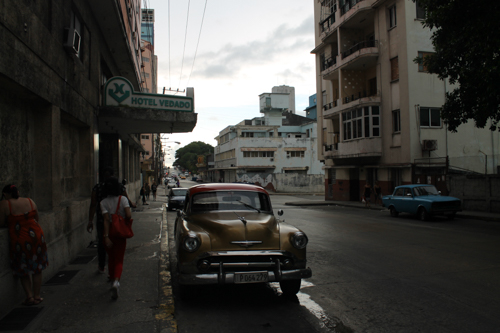
#> input picture aufgabe_1/bild01.jpg, 500 x 333 px, given in place of airfield02g.tif, which was not available
$ jupyter execute --allow-errors aufgabe_5.ipynb   (shell and % lines are left out)   (text cells are left out)
#> lines starting #> are read from the running program, lines starting #| are printed output that depends on the picture; pictures that were not available may be replaced by others from this repository, and a replacement may not be noted
[cell 1]
# Dependencies installieren

[cell 2]
from matplotlib.pyplot import subplots
from skimage import io
import numpy as np
import matplotlib.pyplot as plt
import math

# Alle Bilder schonmal laden

IMG_PLANE = io.imread('airfield02g.tif')
#> IMG_PLANE is the input picture: shape (333, 500, 3); mean R, G, B 62.9, 61.8, 58.3
IMG_PLANE_DETAIL = io.imread('airfield02g-detail.tif')
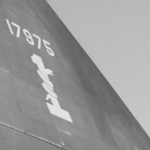
#> input picture aufgabe_5/airfield02g-detail.tif, 150 x 150 px
#> IMG_PLANE_DETAIL is the input picture: shape (150, 150); min 90, max 236, mean 152.4
IMG_CORNER_TEST = io.imread('corner-test.tif')
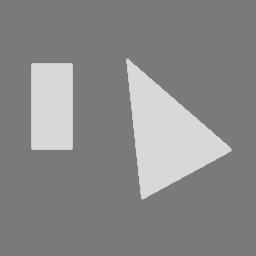
#> input picture aufgabe_5/corner-test.tif, 256 x 256 px
#> IMG_CORNER_TEST is the input picture: shape (256, 256); min 122, max 216, mean 137.2
IMG_NOISY_LINES = io.imread('noisy-lines.tif')
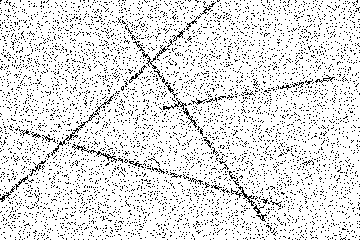
#> input picture aufgabe_5/noisy-lines.tif, 360 x 240 px
#> IMG_NOISY_LINES: shape (240, 360); 88.2% white; black in thin lines or dots
IMG_DISK_BLUR = io.imread('Fig0503.tif')
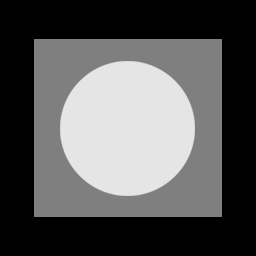
#> input picture aufgabe_5/Fig0503.tif, 256 x 256 px
#> IMG_DISK_BLUR is the input picture: shape (256, 256); min 0, max 229, mean 87.1
IMG_IRELAND = io.imread('ireland02-orig.tif')
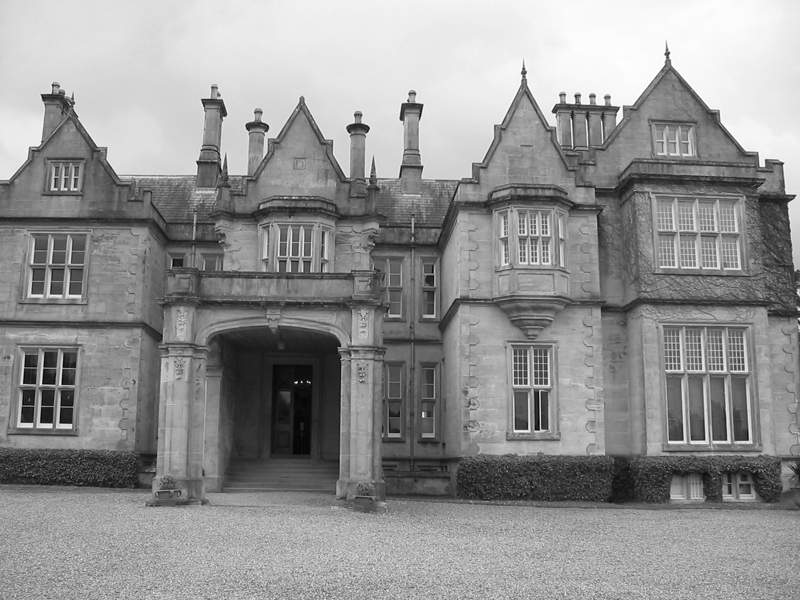
#> input picture aufgabe_5/ireland02-orig.tif, 800 x 600 px
#> IMG_IRELAND is the input picture: shape (600, 800); min 0, max 255, mean 146.7

[cell 3]
# Sobel Implementierung

S_X = np.array(
    [[1.0, 0.0, -1.0],
    [2.0, 0.0, -2.0],
    [1.0, 0.0, -1.0]]
)

S_Y = np.array(
    [[1.0, 2.0, 1.0],
    [0.0, 0.0, 0.0],
    [-1.0, -2.0, -1.0]]
)

def sobel(img):
    [height, width] = np.shape(img)
    img_filtered = np.zeros(shape=(height, width))

    for y in range(height - 2):
        for x in range(width - 2):
            x_m = np.sum(np.multiply(S_X, img[y:y + 3, x:x + 3]))
            y_m = np.sum(np.multiply(S_Y, img[y:y + 3, x:x + 3]))
            img_filtered[y + 1, x + 1] = np.sqrt(x_m ** 2 + y_m ** 2)

    return img_filtered

def sobel_thresh(img, thresh):
    img_sobel = sobel(img)
    img_thresh = img_sobel > thresh
    return img_thresh.astype(float)

def plotS(img, thresh):
    fig, (ax1, ax2) = plt.subplots(1, 2, figsize=(5, 3))

    ax1.imshow(img, cmap='gray')
    ax1.set_title('Originalbild')
    ax1.axis('off')

    res = sobel_thresh(img, thresh)
    ax2.imshow(res, cmap='gray_r')
    ax2.set_title(f'Sobel (Thresh: {thresh})')
    ax2.axis('off')

    plt.tight_layout()
    plt.show()

EDGE_THRESH = 250

#> (the rest of this cell did not finish here and is left out)

[cell 4]
### Hough Implementierung

class LinearHT:

    # [50 lines left out: functions __init__, calculatePixel, accumulate, accumulateSingle, not called in this run]

[cell 5]
def plotHTASingle(img, edge_threshold, angle_steps, radius_steps):
    houghArr = LinearHT(sobel_thresh(img, edge_threshold), angle_steps, radius_steps).accumulateSingle()
    [height, width] = np.shape(houghArr)
    max_r = np.sqrt(np.pow(width, 2) + np.pow(height, 2))

    plt.figure(figsize=(5, 5))
    plt.imshow(houghArr, cmap='Greys', extent=[0, 180, max_r, -max_r], aspect='auto')

    plt.title('Einziger Punkt im Hough-Akkumulator (Parameterraum)')
    plt.xlabel('Winkel (Theta in Grad)')
    plt.ylabel('Abstand (r)')
    plt.show()

#> (the rest of this cell did not finish here and is left out)

[cell 6]
def plotHTA(img, edge_threshold, angle_steps, radius_steps):

    houghArr = LinearHT(sobel_thresh(img, edge_threshold), angle_steps, radius_steps).accumulate()
    [height, width] = np.shape(houghArr)
    max_r = np.sqrt(np.pow(width, 2) + np.pow(height, 2))

    plt.imshow(houghArr, cmap='hot', extent=[0, 180, max_r, -max_r])
    plt.title('Hough-Akkumulator (Parameterraum)')
    plt.xlabel('Winkel (Theta in Grad)')
    plt.ylabel('Abstand (r)')
    plt.show()

# Gucken ob wir schöne Sinuswellen sehen die sich miteinander Schneiden (Heiße Stellen = erkannte Kannte)
#> (the rest of this cell did not finish here and is left out)

[cell 7]
def overlayHT(img, edge_threshold, angle_steps, radius_steps, hough_threshold=50):

    edges = sobel_thresh(img, edge_threshold)
